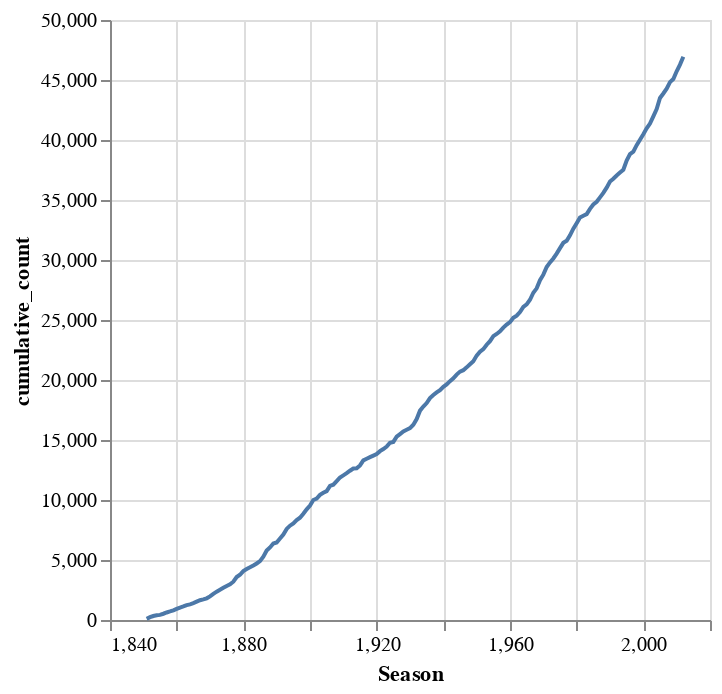

This figure's notebook cell:
### Markdown cell above
## Cumulative count of records per hurricane season

### Code cell
# Season is just a column of strings denoting in which hurricane season
# the current row's measurement was taken. 
# Feeding only the data needed speeds things up quite a bit in this case.

season_records = df[['Season']]

# frame is number of records [preceding,following] offset from current data object
# None indicates all, so default [None, 0] indicates all preceding and zero following
# Doesn't seem to change anything if I add sorting by changing to: 
# ).transform_window(
#     sort=[{'field': 'Season'}],
#     frame=[None, 0],
#     cumulative_count='sum(count)',
# )

alt.Chart(season_records).mark_line().encode(
    y='cumulative_count:Q',
    x='Season:Q'
).transform_aggregate(
    count='count()',
    groupby=['Season']
).transform_window(
    cumulative_count='sum(count)',
    frame=[None, 0]
)

### Figure 1 — Vega specification as saved in the notebook (floating-point values rounded to 4 significant figures; data arrays with more than 128 entries replaced by an {"elided": "..."} marker saying what was removed)
{"$schema": "https://vega.github.io/schema/vega/v5.json", "data": [{"name": "source_0", "values": {"elided": "162 records"}}, {"name": "source_0_x_domain_Season", "values": [{"min": 1851.0, "max": 2012.0}]}, {"name": "source_0_y_domain_cumulative_count", "values": [{"min": 98, "max": 46933}]}], "marks": [{"type": "line", "name": "marks", "from": {"data": "source_0"}, "sort": {"field": "datum[\"Season\"]"}, "encode": {"update": {"stroke": {"value": "#4c78a8"}, "defined": {"signal": "isValid(datum[\"Season\"]) && isFinite(+datum[\"Season\"]) && isValid(datum[\"cumulative_count\"]) && isFinite(+datum[\"cumulative_count\"])"}, "x": {"field": "Season", "scale": "x"}, "description": {"signal": "\"Season: \" + (format(datum[\"Season\"], \"\")) + \"; cumulative_count: \" + (format(datum[\"cumulative_count\"], \"\"))"}, "y": {"field": "cumulative_count", "scale": "y"}}}, "style": ["line"]}], "scales": [{"name": "x", "type": "linear", "domain": [{"signal": "(data(\"source_0_x_domain_Season\")[0] || {}).min"}, {"signal": "(data(\"source_0_x_domain_Season\")[0] || {}).max"}], "range": [0, {"signal": "width"}], "zero": false, "nice": true}, {"name": "y", "type": "linear", "domain": [{"signal": "(data(\"source_0_y_domain_cumulative_count\")[0] || {}).min"}, {"signal": "(data(\"source_0_y_domain_cumulative_count\")[0] || {}).max"}], "range": [{"signal": "height"}, 0], "nice": true, "zero": true}], "axes": [{"scale": "x", "orient": "bottom", "gridScale": "y", "domain": false, "maxExtent": 0, "ticks": false, "grid": true, "aria": false, "zindex": 0, "minExtent": 0, "tickCount": {"signal": "ceil(width/40)"}, "labels": false}, {"scale": "y", "orient": "left", "gridScale": "x", "grid": true, "tickCount": {"signal": "ceil(height/40)"}, "maxExtent": 0, "ticks": false, "zindex": 0, "minExtent": 0, "domain": false, "aria": false, "labels": false}, {"scale": "x", "grid": false, "orient": "bottom", "title": "Season", "labelOverlap": true, "labelFlush": true, "tickCount": {"signal": "ceil(width/40)"}, "zindex": 0}, {"scale": "y", "tickCount": {"signal": "ceil(height/40)"}, "orient": "left", "title": "cumulative_count", "grid": false, "labelOverlap": true, "zindex": 0}], "style": "cell", "background": "white", "height": 300, "width": 300, "padding": 5}
